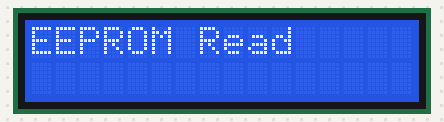
This sketch was run on a simulated Arduino Uno, built with avr-gcc and run on an emulated ATmega328P. Parts: 16×2 character LCD.

Above: at 0.1 s.
At 2.1 s:
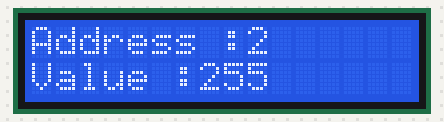
At 4.6 s:
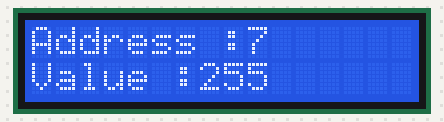
At 8.7 s:
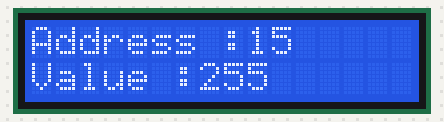
At 12.7 s:
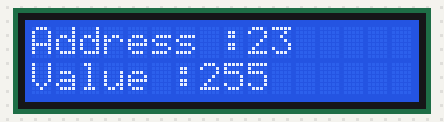
At 17.2 s:
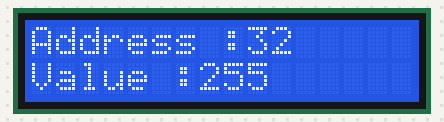

The sketch:

EEPROM_Read.ino
```cpp
// including LCD Library
#include <LiquidCrystal.h>
#include <EEPROM.h>
// initialize the library with the numbers of the interface pins
LiquidCrystal lcd(11,12, 14, 15, 16, 17);
// declaring Potentiometer interface pins and input variable
//int pot = A4;
int i,j;
char value;
void setup()
{
// set up the LCD's number of columns and rows:
lcd.begin(16, 2);
lcd.setCursor(0,0);
lcd.print("EEPROM Read");
delay(1000);
lcd.clear();
int value;
for(i=0;i<33;i++)
{

    value = EEPROM.read(i);
    lcd.setCursor(0,0);
    lcd.print("Address :");
    lcd.print(i);
    lcd.setCursor(0,1);
    lcd.print("Value :");
    lcd.print(value);
    lcd.setCursor(0,1);
    delay(500);

}
//lcd.setCursor(0,1);
//lcd.print("EEPROM: ");
//lcd.print(value);

}
void loop()
{

}
/*
void loop()
{
lcd.setCursor(0,0); // set the cursor to col 0 and row 0 of LCD
lcd.print("Pot Value:"); // prints potentiometer value to LCD
lcd.print(analogRead(pot)); // prints value on variable: pot to LCD
delay(10);
lcd.clear();
counter++;
EEPROM.write(0,counter);
Serial.print("Counter: ");
Serial.println(counter);
}
*/


/*void setup() {
  // put your setup code here, to run once:

}

void loop() {
  // put your main code here, to run repeatedly:

}////////*/
```

Measured:
- what the display in image 1 shows lasts 0.5 s, from 2.1 s to 2.6 s
